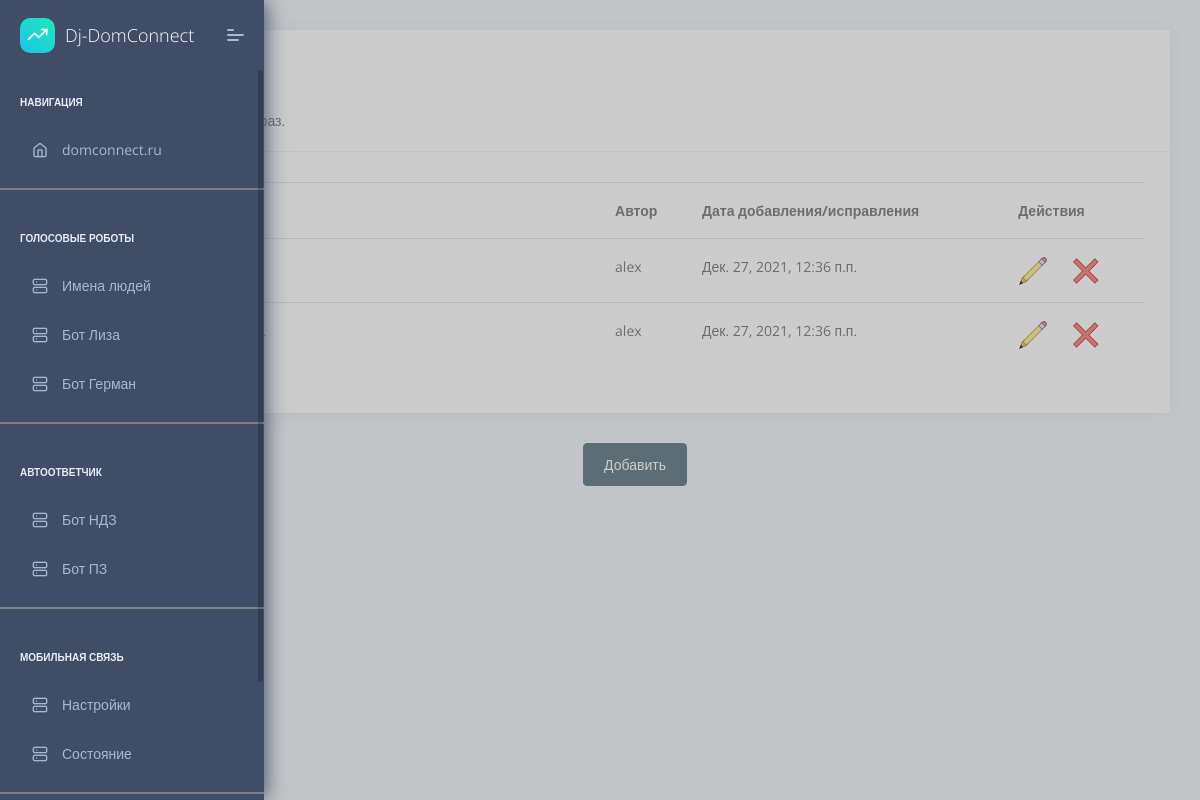
Screenshot of /ndzphrases/1 (signed in) with the database file from the repository.
### app/models.py (models this page shows, shortened)
class NdzPhrase(models.Model):  # фразы Недозвоны
    text = models.CharField(
        unique = True,  # Если True, это поле должно быть уникальным во всей таблице.
        verbose_name = 'Фраза',  # Удобочитаемое имя поля
        max_length = 200,
        help_text = 'Введите текст фразы',  # Дополнительный текст «справки», отображаемый в виджете формы.
        blank = False,  # Если True, поле может быть пустым. По умолчанию False.
    )
    group = models.ForeignKey(
        NdzGroupPhrase,
        on_delete=models.CASCADE,
        verbose_name='Принадлежность фразы к группе',
        )
    pub_date = models.DateTimeField(
        auto_now=True,
        verbose_name='Дата создания/изменения',
        help_text='Текущее время (авто)',
        )
    author = models.ForeignKey(
        User,
        on_delete=models.CASCADE,
        verbose_name='Автор',
        )

### app/views.py (the view, shortened to what this page needs)
# urls.py: path('ndzphrases/<str:id_group>', views.ndzphrases, name='ndzphrases'),
@login_required(login_url="/login/")
def ndzphrases(request, id_group):
    user = request.user
    u_name = user.get_full_name()
    if u_name.strip() == '':
        u_name = user.username
    context = {'u_name': u_name, 'page_title': 'Недозвон'}
    group = get_object_or_404(NdzGroupPhrase, id=id_group)
    context['group_name'] = group.text
    form = NdzPhraseForm()
    context['form'] = form
    data = NdzPhrase.objects.filter(group=group.id).order_by('pub_date')
    context['cnt_phrases'] = data.count()
    paginator = Paginator(data, 20)
    page_number = request.GET.get('page')
    page = paginator.get_page(page_number)
    context['page_number'] = page_number
    context['page'] = page
    context['paginator'] = paginator
    return render(request, 'app/PhrasesTable.html', context)

### templates/app/PhrasesTable.html (shortened to what this page needs)
{% extends "app/layouts/base.html" %}
{% block content %}
<div class="pcoded-content">
    <div class="pcoded-inner-content">
        <div class="main-body">
            <div class="page-wrapper">
                <div class="row">
                    <div class="col-xl-12">
                        <div class="card">
                            <div class="card-header">
                                <h5>Фразы группы: </h5>
                                <h3>{{ group_name }}</h3>
                                <span class="d-block m-t-5">Всего в группе: {{ cnt_phrases }} фраз.</span>
                            </div>
                            <div class="card-block table-border-style">
                                <div class="table-responsive">
                                    <table class="table table-hover">
                                        <thead>
                                            <tr>
                                                <th>#</th>
                                                <th>Фраза</th>
                                                <th>Автор</th>
                                                <th>Дата добавления/исправления</th>
                                                <th>Действия</th>
                                            </tr>
                                        </thead>
                                        <tbody>
                                            {% for row in page %}
                                            <tr>
                                                <td><div style="width: 300px; overflow: hidden; text-overflow: ellipsis">{{ row.text }}</div></td>
                                                <td>{{ row.author }}</td>
                                                <td>{{ row.pub_date }}</td>
                                                <td>
                                                    <img src="/static/assets/images/icons8-edit-30.png" alt="Редактировать" title="Редактировать" data-toggle="modal" data-target="#openModalPhrase" onclick="editRowPhrase('{{ row.id }}','{{ row.text }}');"></img>
                                                    <img src="/static/assets/images/icons8-delete-30.png" alt="Удалить" title="Удалить" data-toggle="modal" data-target="#openModaDeletePhrase" onclick="deleteRowPhrase('{{ row.id }}','{{ row.text }}');"></img>
                                                </td>
                                            </tr>
                                            {% endfor %}
                                        </tbody>
                                    </table>
                                </div>
                            </div>
                        </div>
							<div width="200px" align="center">
								<button type="button" class="btn btn-secondary" title="Добавить новое имя" data-toggle="modal" data-target="#openModalPhrase">Добавить</button>
							</div>
                   </div>
                </div>
            </div>
        </div>
    </div>
</div>
{% endblock content %}

### templates/app/PhrasesTable.html (style rules this page uses)
table { counter-reset: count; }

### rows the page displays
NdzPhrase: author "alex", pub_date "Дек. 27, 2021, 12:36 п.п."
NdzPhrase: author "alex", pub_date "Дек. 27, 2021, 12:36 п.п."
